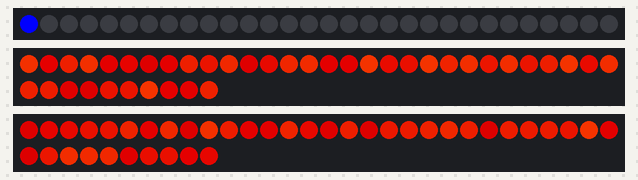
The sketch below on a simulated Arduino Uno, built with avr-gcc and run on an emulated ATmega328P. On the bench: 30 RGB LEDs in strip order, left to right, 2 × 40 RGB LEDs in strip order, left to right, continuing on the next row. Random numbers use the default seed unless the sketch sets one.

Above: at 0.07 s.
At 5.41 s:
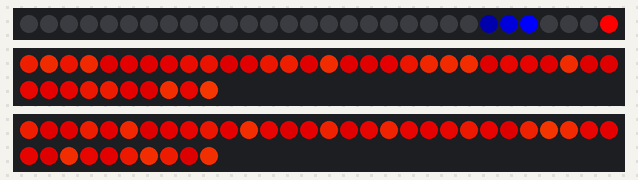
At 9.99 s:
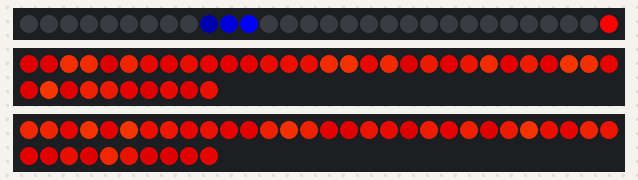
At 20.01 s:
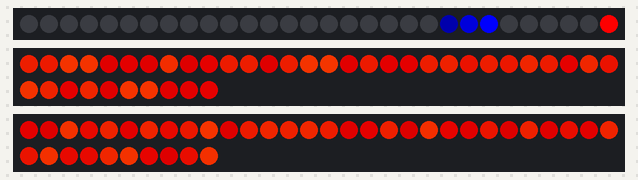
At 29.36 s:
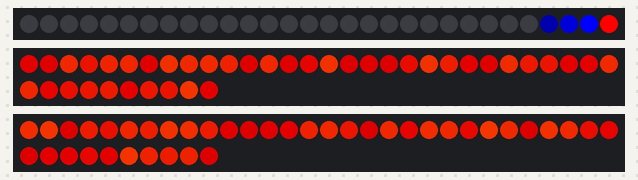
At 39.86 s:
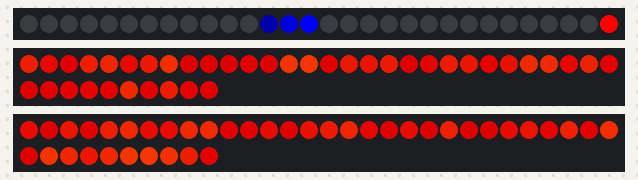

The sketch:

halloween_2021_BuzzLighyear.ino
```cpp
#include <Adafruit_NeoPixel.h>
#ifdef __AVR__
  #include <avr/power.h>
#endif

//  The overall fire brightness
//  (this can affect both color levels and power consumption)
int brightness = 250;

// Parameter 1 = number of pixels in strip
// Parameter 2 = Arduino pin number (most are valid)
// Parameter 3 = pixel type flags, add together as needed:
//   NEO_KHZ800  800 KHz bitstream (most NeoPixel products w/WS2812 LEDs)
//   NEO_KHZ400  400 KHz (classic 'v1' (not v2) FLORA pixels, WS2811 drivers)
//   NEO_GRB     Pixels are wired for GRB bitstream (most NeoPixel products)
//   NEO_RGB     Pixels are wired for RGB bitstream (v1 FLORA pixels, not v2)

Adafruit_NeoPixel wingStrip = Adafruit_NeoPixel(30, 5, NEO_GRB + NEO_KHZ800);
Adafruit_NeoPixel boosterStrip = Adafruit_NeoPixel(40, 6, NEO_GRBW + NEO_KHZ800);
Adafruit_NeoPixel boosterStrip2 = Adafruit_NeoPixel(40, 12, NEO_GRBW + NEO_KHZ800);

// IMPORTANT: To reduce NeoPixel burnout risk, add 1000 uF capacitor across
// pixel power leads, add 300 - 500 Ohm resistor on first pixel's data input
// and minimize distance between Arduino and first pixel.  Avoid connecting
// on a live circuit...if you must, connect GND first.
// For the ultimate NeoPixel guide, check out:
// https://learn.adafruit.com/adafruit-neopixel-uberguide/overview

void setup() {
  wingStrip.begin();
  wingStrip.setBrightness(brightness);
  wingStrip.show(); // Initialize all pixels to 'off'

  boosterStrip.begin();
  boosterStrip.setBrightness(brightness);
  boosterStrip.show(); // Initialize all pixels to 'off'

  boosterStrip2.begin();
  boosterStrip2.setBrightness(brightness);
  boosterStrip2.show(); // Initialize all pixels to 'off'
}

void fireAnimation(Adafruit_NeoPixel *strip) {
  //  Regular (orange) flame:
  int r = 226, g = 50, b = 0;

  //  Purple flame:
  //  int r = 158, g = 8, b = 148;

  //  Green flame:
  //int r = 74, g = 150, b = 12;

  //  Flicker, based on our initial RGB values
  for(int i=0; i<strip->numPixels(); i++) {
    int flicker = random(0,75);
    int r1 = r-flicker;
    int g1 = g-flicker;
    int b1 = b-flicker;
    if(g1<0) g1=0;
    if(r1<0) r1=0;
    if(b1<0) b1=0;
    strip->setPixelColor(i, r1, g1, b1);
  }

  strip->show();
}

int wingAnimation(Adafruit_NeoPixel *strip, int animationStep, bool tipOn) {
  int wingPixelCount = strip->numPixels();
  for (int j = 0; j < wingPixelCount - 1; j++) {
    if (j == animationStep) {
      strip->setPixelColor(j, 0, 0, 255);
    } else if (j == animationStep - 1) {
      strip->setPixelColor(j, 0, 0, 150);
    } else if (j == animationStep - 2) {
      strip->setPixelColor(j, 0, 0, 50);
    } else {
      strip->setPixelColor(j, 0, 0, 0);
    }
  }

  for (int j = wingPixelCount; j < strip->numPixels() - 1; j++) {
    if (j - wingPixelCount == animationStep) {
      strip->setPixelColor(j, 0, 0, 255);
    } else if (j - wingPixelCount == animationStep - 1) {
      strip->setPixelColor(j, 0, 0, 150);
    } else if (j - wingPixelCount == animationStep - 2) {
      strip->setPixelColor(j, 0, 0, 50);
    } else {
      strip->setPixelColor(j, 0, 0, 0);
    }
  }
  if (tipOn) {
    strip->setPixelColor(wingPixelCount - 1, 255, 0, 0);
    strip->setPixelColor(strip->numPixels() - 1, 0, 0, 0);
  } else {
    strip->setPixelColor(wingPixelCount - 1, 0, 0, 0);
    strip->setPixelColor(strip->numPixels() - 1, 255, 0, 0);
  }

  strip->show();

  if (animationStep < wingPixelCount) {
    return animationStep + 1;
  } else {
    return 0;
  }
}

int wingAnimationStep = 0;
bool wingTipOn = true;
int wingTipCount = 0;

void loop() {
  if (wingTipCount >= 5) {
    wingTipCount = 0;
    wingTipOn = !wingTipOn;
  } else {
    wingTipCount++;
  }

  wingAnimationStep = wingAnimation(&wingStrip, wingAnimationStep, wingTipOn);
  fireAnimation(&boosterStrip);
  fireAnimation(&boosterStrip2);

  delay (80);
}
```
